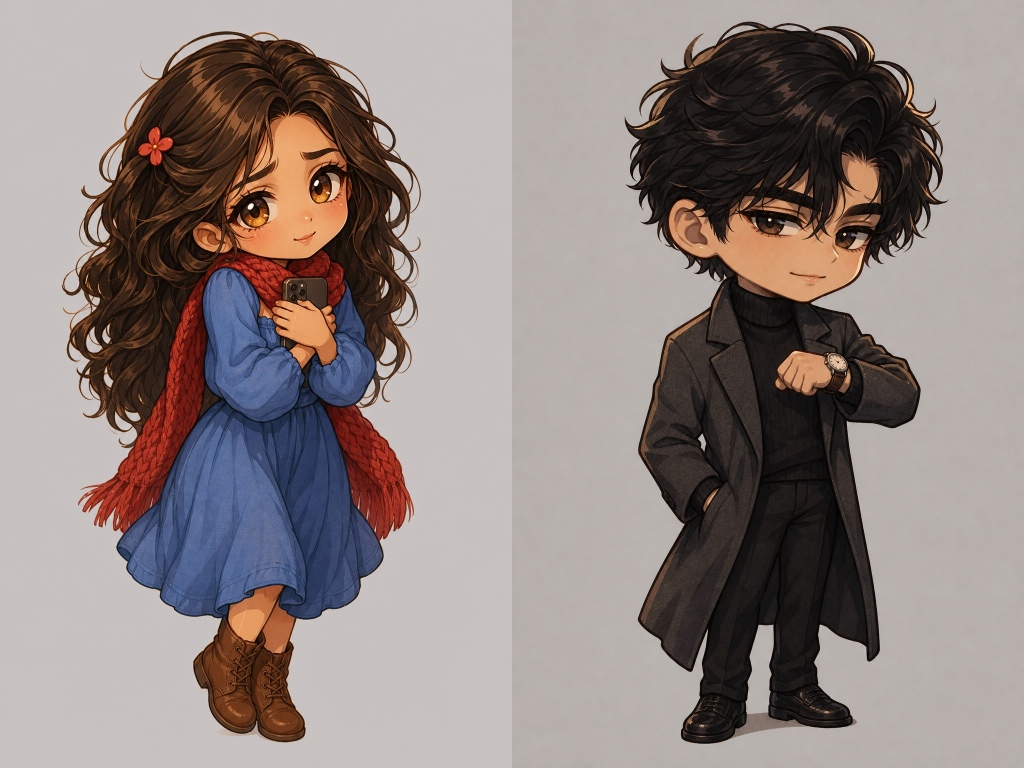
#> input picture shorts/eleven/chibi-test-2.jpg, 2048 x 1536 px (shown at 1/2 size)
$ python fixwatch.py chibi-test-2.jpg out.png
#> lines starting #> are read from the running program, lines starting #| are printed output that depends on the picture; after the words box and inside, x2 and y2 are one past the last pixel; in counts of white or black regions, pixels touching at a corner belong together
"""Set the watch in K5 to exactly 11:11: find the dial, inpaint the old hands away, draw new hands.
    python fixwatch.py in.png out.png"""
import sys, math, numpy as np, cv2
img = cv2.imread(sys.argv[1]); h, w = img.shape[:2]
#> further down, img is the input picture: shape (1536, 2048, 3); mean B, G, R 128.7, 131.6, 143.1
#> after `h, w = img.shape[:2]`: h = 1536; w = 2048
g = cv2.medianBlur(cv2.cvtColor(img, cv2.COLOR_BGR2GRAY), 5)
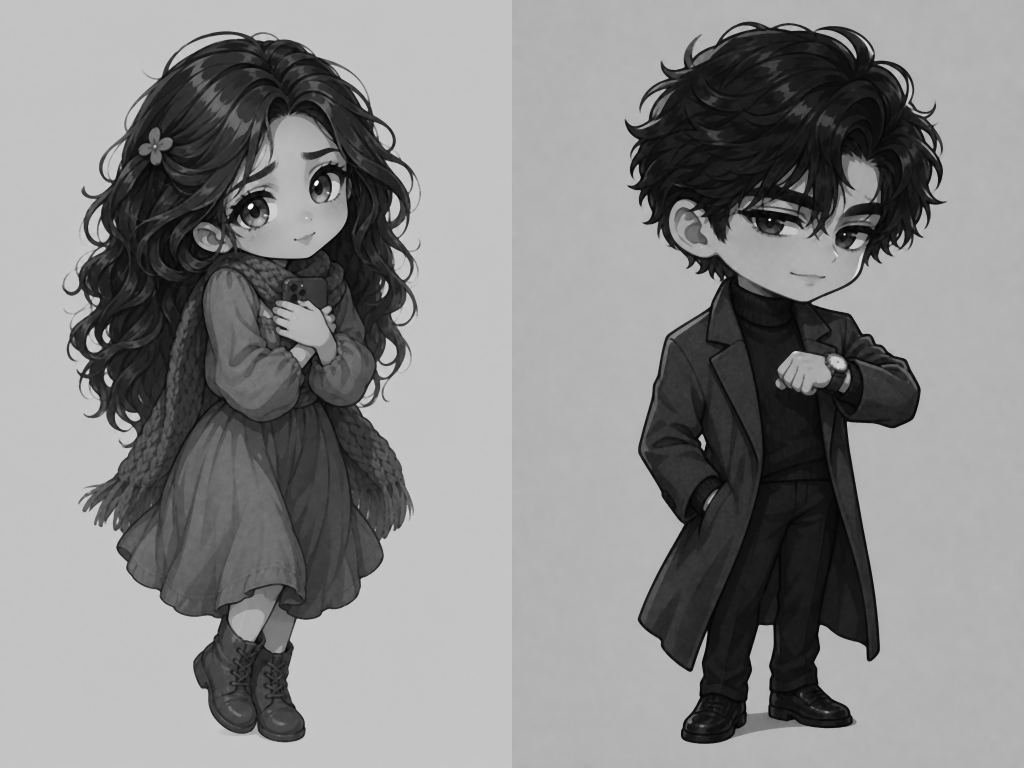
#> g: shape (1536, 2048) (shown at 1/2 size); min 1, max 247, mean 134.7
cs = cv2.HoughCircles(g, cv2.HOUGH_GRADIENT, dp=1.2, minDist=200, param1=120, param2=60, minRadius=90, maxRadius=200)
#> cs = [[576.6, 323.4, 194], [653.4, 508.2, 184.8], [377.4, 291, 138.6], [504.6, 709.8, 159.7]]
# the dial: the circle whose inside is brightest (a cream face)
best = None
for x, y, r in (cs[0] if cs is not None else []):
    m = np.zeros_like(g); cv2.circle(m, (int(x), int(y)), int(r * 0.8), 255, -1)
    v = g[m > 0].mean()
    if best is None or v > best[3]: best = (int(x), int(y), int(r), v)
#> this loop made 4 passes
#> (x, y, r, v, best) on pass 1: (576.6, 323.4, 194, 99.55, (576, 323, 194, 99.55))
#> (x, y, r, v) on passes 2 to 4: (653.4, 508.2, 184.8, 89.87), (377.4, 291, 138.6, 47.36), (504.6, 709.8, 159.7, 90.7)
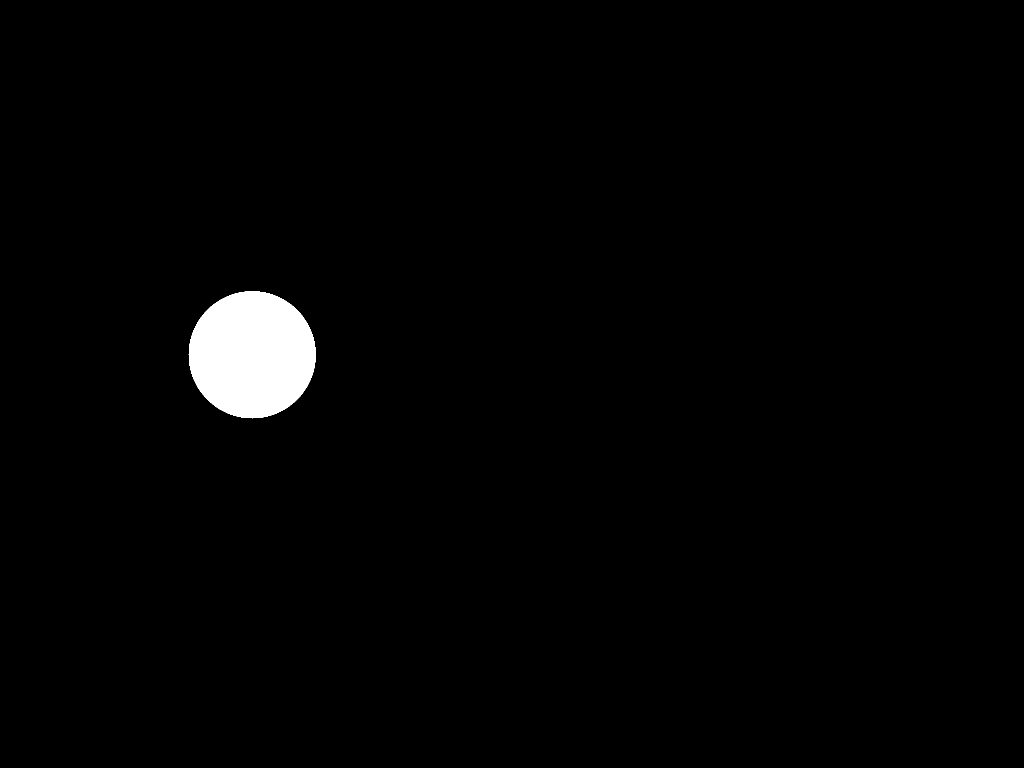
#> m: shape (1536, 2048) (shown at 1/2 size); 1.6% white; 1 white region, box (x1, y1, x2, y2) and area: (377, 582, 632, 837) 50617
cx, cy, R, _ = best
#> cx = 576; cy = 323; R = 194
print('dial', cx, cy, R)
#| dial 576 323 194
# the hands: anything clearly darker than the dial around it, inside the inner dial, except the two subdials
local = cv2.medianBlur(g, 41)
diff = local.astype(np.int16) - g.astype(np.int16)
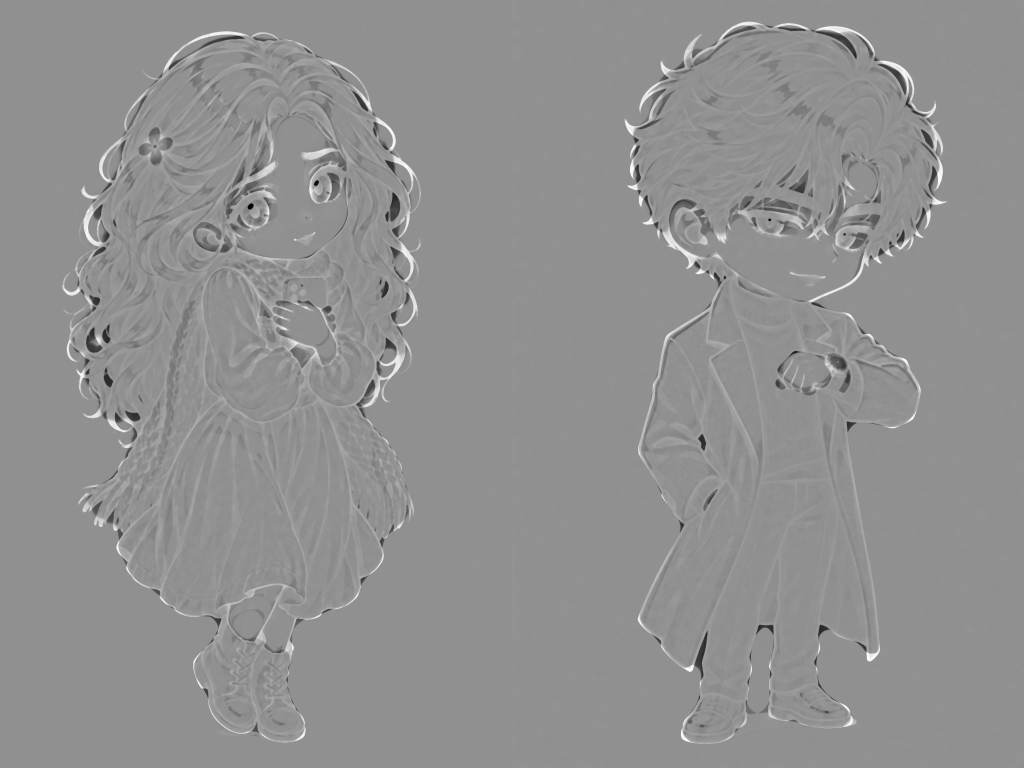
#> diff: shape (1536, 2048) int16 (shown at 1/2 size); min -224, max 170, mean 0.4; drawn with min black and max white
yy, xx = np.mgrid[0:h, 0:w]
rr = np.hypot(xx - cx, yy - cy)
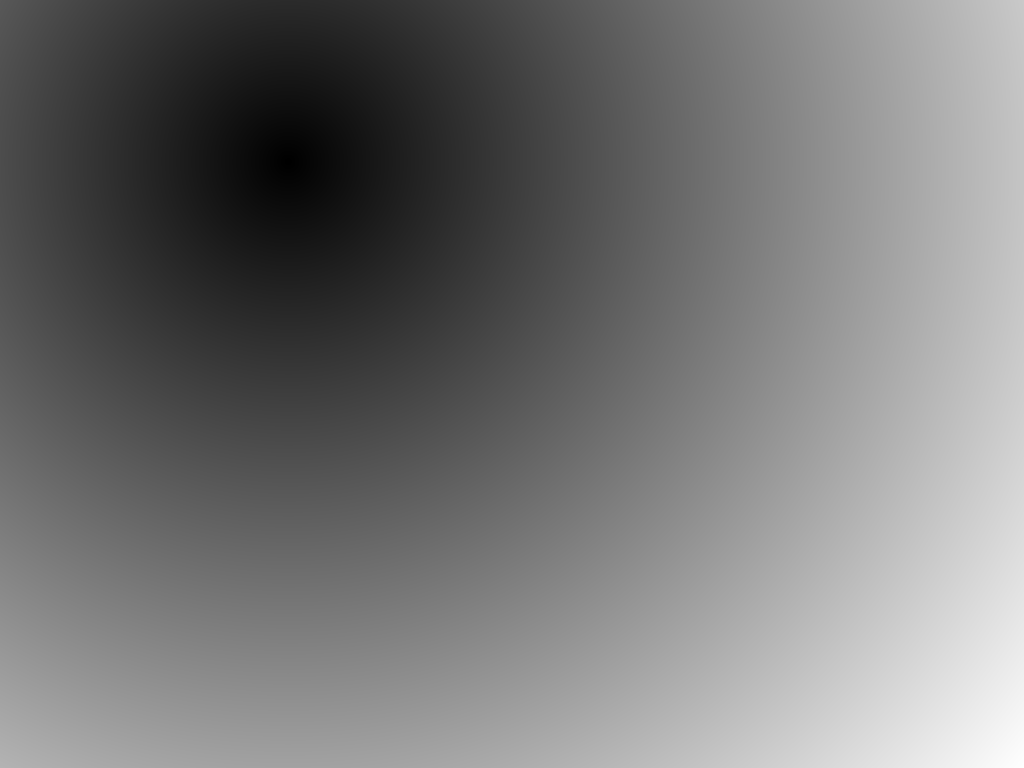
#> rr: shape (1536, 2048) float64 (shown at 1/2 size); min 0, max 1906, mean 879.7; drawn with min black and max white
hands = ((diff > 14) & (rr < R * 0.76)).astype(np.uint8) * 255
#> hands: shape (1536, 2048); 0.39% white; 52 white regions (20 under 20 px), largest, box (x1, y1, x2, y2) and area: (430, 233, 557, 397) 3747, (617, 321, 679, 408) 2134, (463, 377, 554, 458) 1464
small = cv2.HoughCircles(g, cv2.HOUGH_GRADIENT, dp=1.2, minDist=30, param1=100, param2=28, minRadius=int(R * 0.17), maxRadius=int(R * 0.33))
#> small = 175 rows, first 8: [384.6, 309, 62], [480.6, 1399.8, 63.32], [233.4, 545.4, 62], [1399.8, 444.6, 62], [484.2, 289.8, 63.32], [670.2, 198.6, 63.32], [774.6, 385.8, 63.32], [616.2, 179.4, 62]
for x, y, r in (small[0] if small is not None else []):
    d = math.hypot(x - cx, y - cy)
    if R * 0.25 < d < R * 0.7: cv2.circle(hands, (int(x), int(y)), int(r * 1.05), 0, -1)
#> this loop made 175 passes
#> (x, y, r, d) on passes 1 to 3: (384.6, 309, 62, 191.9), (480.6, 1399.8, 63.32, 1081), (233.4, 545.4, 62, 408.5)
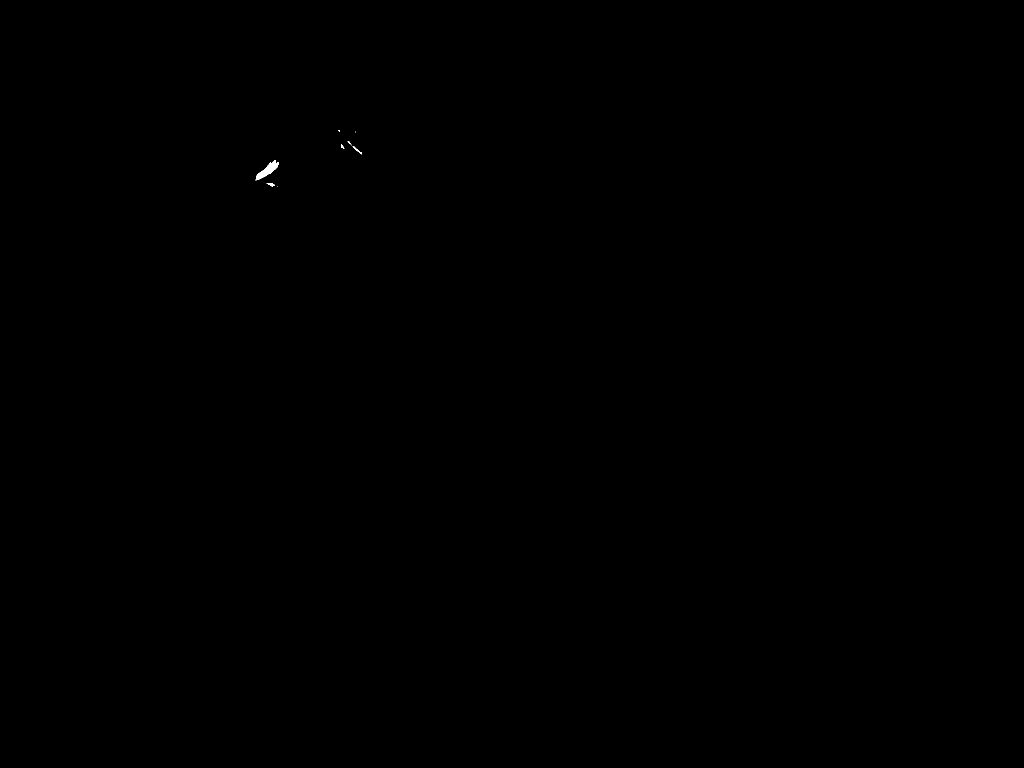
#> hands: shape (1536, 2048) (shown at 1/2 size); 0.03% white; 9 white regions (4 under 20 px), largest, box (x1, y1, x2, y2) and area: (511, 320, 557, 361) 689, (533, 366, 550, 373) 64, (705, 292, 723, 309) 62, (682, 289, 689, 298) 28, (695, 282, 704, 291) 21
hands = cv2.dilate(hands, np.ones((3, 3), np.uint8), iterations=3)
#> hands: shape (1536, 2048); 0.07% white; 6 white regions, box (x1, y1, x2, y2) and area: (508, 317, 560, 364) 1258, (692, 279, 726, 312) 448, (530, 363, 559, 377) 288, (679, 286, 692, 301) 160, (674, 257, 683, 267) 86, (707, 259, 715, 268) 68
out = cv2.inpaint(img, hands, 9, cv2.INPAINT_TELEA)
# new hands, supersampled for smooth edges
S = 4
big = cv2.resize(out, (w * S, h * S), interpolation=cv2.INTER_CUBIC)
col = (38, 32, 34)
def hand(angle_deg, length, width):
#> called with angle_deg = 335.5, length = 89.24, width = 9.7
    a = math.radians(angle_deg)
    x2, y2 = cx + math.sin(a) * length, cy - math.cos(a) * length
#> x2 = 539; y2 = 241.8
    xb, yb = cx - math.sin(a) * length * 0.16, cy + math.cos(a) * length * 0.16
#> xb = 581.9; yb = 336
    cv2.line(big, (int(xb * S), int(yb * S)), (int(x2 * S), int(y2 * S)), col, int(width * S), cv2.LINE_AA)
hour = (11 + 11 / 60) / 12 * 360
minute = 11 / 60 * 360
hand(hour, R * 0.46, max(5, R * 0.05))
hand(minute, R * 0.8, max(3.5, R * 0.034))
cv2.circle(big, (cx * S, cy * S), int(R * 0.06 * S), col, -1, cv2.LINE_AA)
cv2.circle(big, (cx * S, cy * S), int(R * 0.025 * S), (150, 170, 190), -1, cv2.LINE_AA)
out = cv2.resize(big, (w, h), interpolation=cv2.INTER_AREA)
cv2.imwrite(sys.argv[2], out)
cv2.imwrite(sys.argv[2].replace('.png', '-crop.png'), out[max(0, cy - R - 20):cy + R + 20, max(0, cx - R - 20):cx + R + 20])
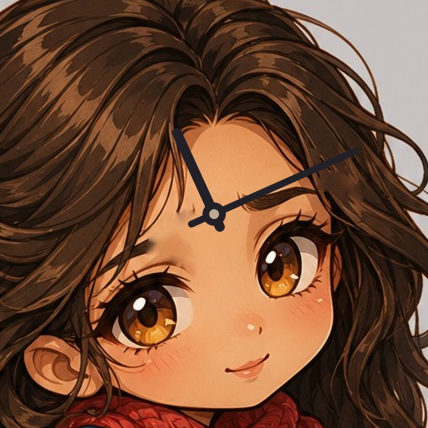
#> saved as out-crop.png: shape (428, 428, 3); mean B, G, R 52.5, 75, 112.8

$ run again, on shorts/eleven/chibi-test-4.jpg
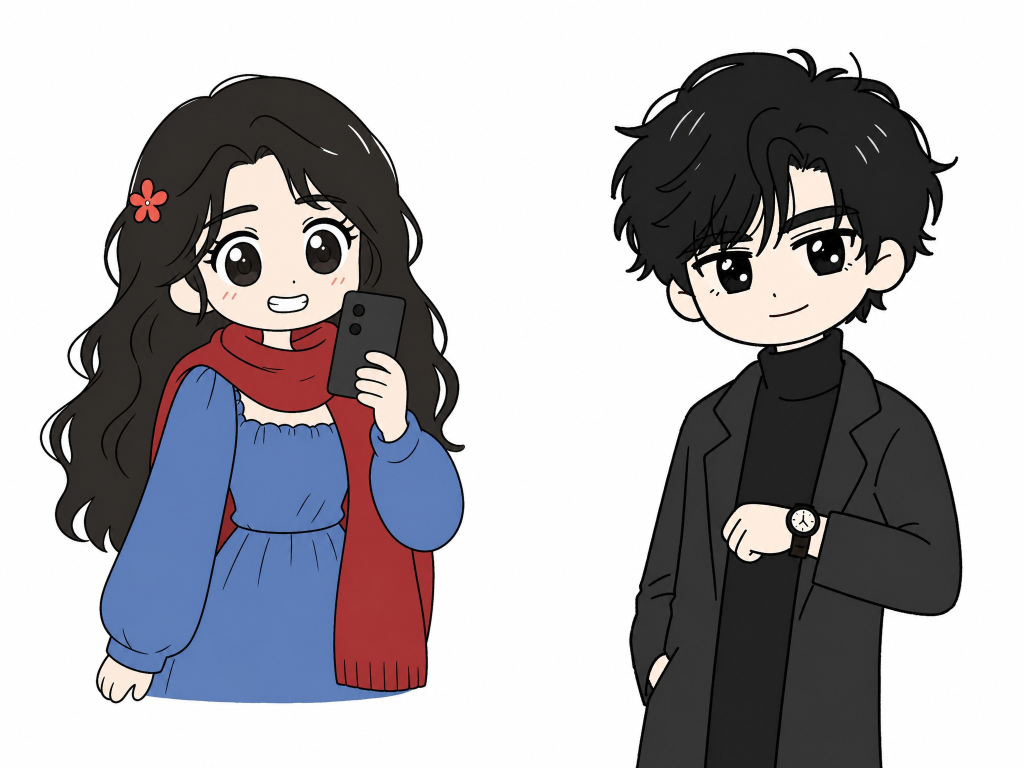
#> input picture shorts/eleven/chibi-test-4.jpg, 2048 x 1536 px (shown at 1/2 size)
#> img is the input picture: shape (1536, 2048, 3); mean B, G, R 173.2, 169.1, 171.4
#> cs = [[571.8, 562.2, 179.5], [1498.2, 289.8, 186.1], [1542.6, 513, 190.1], [303, 1213.8, 103.7], [1698.6, 322.2, 169], [853.8, 1008.6, 91.8], [461.4, 823.8, 146.5], [263.4, 418.2, 161]]
#> the loop `for x, y, r in (cs[0] if cs is not None else []):` made 8 passes
#> (x, y, r, v, best) on pass 1: (571.8, 562.2, 179.5, 177, (571, 562, 179, 177))
#> after the loop `for x, y, r in (cs[0] if cs is not None else []):`:
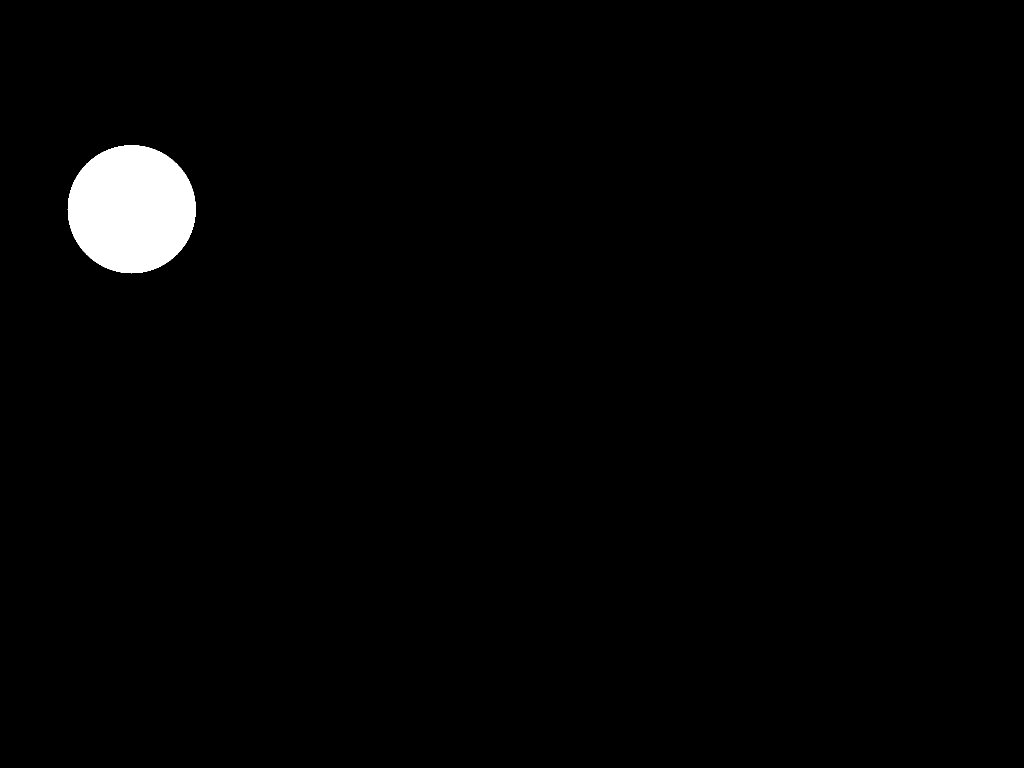
#> m: shape (1536, 2048) (shown at 1/2 size); 1.6% white; 1 white region, box (x1, y1, x2, y2) and area: (135, 290, 392, 547) 51433
#> cx = 571; cy = 562; R = 179
#| dial 571 562 179
#> small = 78 rows, first 8: [1751.4, 525, 57], [166.2, 1026.6, 57], [179.4, 711, 44.52], [775.8, 481.8, 58.32], [647.4, 514.2, 34.56], [130.2, 874.2, 50.28], [706.2, 529.8, 58.32], [1391.4, 585, 58.32]
#> the loop `for x, y, r in (small[0] if small is not None else []):` made 78 passes
#> (x, y, r, d) on passes 1 to 8: (1751.4, 525, 57, 1181), (166.2, 1026.6, 57, 616.2), (179.4, 711, 44.52, 419), (775.8, 481.8, 58.32, 219.9), (647.4, 514.2, 34.56, 90.12), (130.2, 874.2, 50.28, 540.2), (706.2, 529.8, 58.32, 139), (1391.4, 585, 58.32, 820.7)
#> x2 = 536.9; y2 = 487.1
#> xb = 576.5; yb = 574
#> `cv2.imwrite(sys.argv[2].replace('.png', '-crop.png'), out[max(0, cy - ..`:
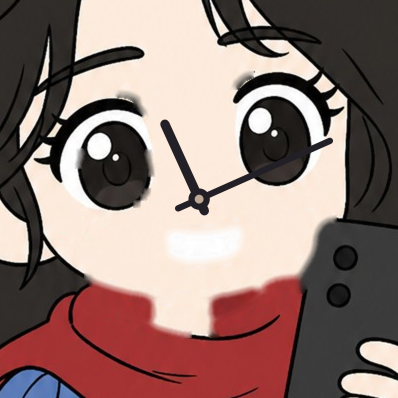
#> saved as out-crop.png: shape (398, 398, 3); mean B, G, R 115.8, 121.1, 144.9
